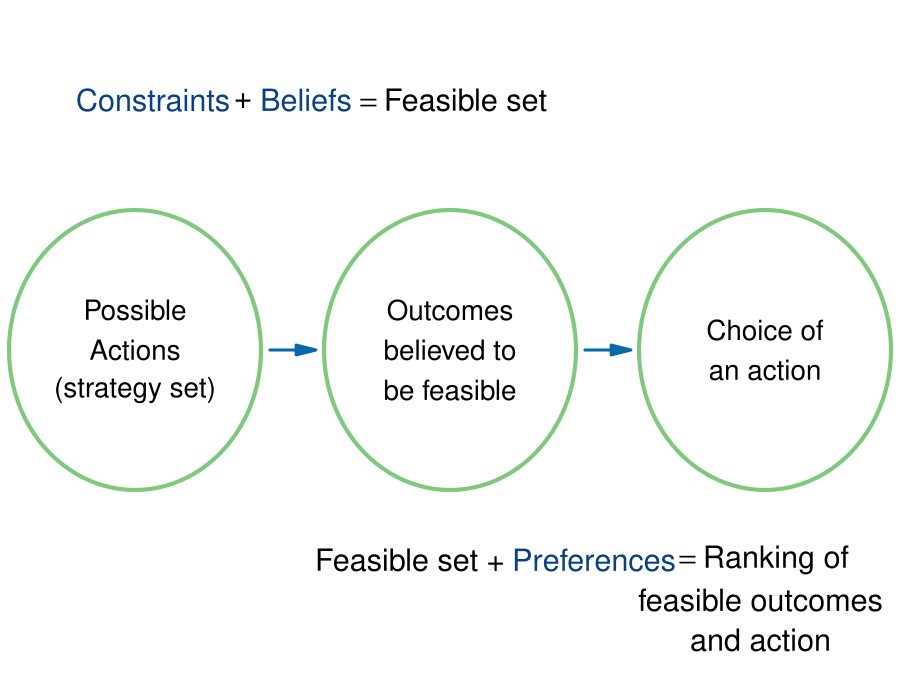

Source code (R):
require(shape)
library(plotrix)
pdf(file = "people/preferences_beliefs_constraints.pdf", width = 9, height = 7)

#Set parameters for graphics
axislabelsize <- 1.5
labelsize <- 1.8
actionlabelsize <- 1.7
graphlinewidth <- 3
segmentlinewidth <- 2
fadelevel <- 0.3
elwidth = 4

COL <- c("#7fc97f", "#beaed4", "#fdc086", "#ffff99", "#386cb0", "#f0027f", "#bf5b17", "#666666")
COLA <- c("#99d8c9","#66c2a4","#41ae76", "#238b45", "#005824")
COLB <- c("#4eb3d3", "#2b8cbe", "#0868ac","#084081")

par(mar =  c(0, 0, 0, 0))

xlims <- c(0, 10)
ylims <- c(1.5, 8.5)

npts <- 501 
x <- seq(xlims[1], xlims[2], length.out = npts)
y <- seq(ylims[1], ylims[2], length.out = npts) 

plot(0, 0, xlim = xlims, ylim = ylims, type = "n",
     xlab = expression(paste("")),
     ylab = expression(paste("")), 
     xaxt = "n", 
     yaxt = "n", 
     cex.lab = axislabelsize, 
     bty = "n",
     xaxs="i", 
     yaxs="i")

ticksy <- seq(from = 0, to = ylims[2], by = 2)
ylabels <- seq(from = 0, to = ylims[2], by = 2)
ticksx <- seq(from = 0, to = xlims[2], by = 2)
xlabels <- seq(from = 0, to = xlims[2], by = 2)


draw.ellipse(1.5, 5, a = 1.4, b = 1.4, border = COL[1], angle=c(0), lty=1, lwd = elwidth)
text(1.5, 5.4, expression(paste("Possible")), cex = actionlabelsize)
text(1.5, 5, expression(paste("Actions")), cex = actionlabelsize)
text(1.5, 4.6, expression(paste("(strategy set)")), cex = actionlabelsize)
text(1.7, 7.5, expression(paste("Constraints")), cex = labelsize, col = COLB[4])
text(2.7, 7.5, expression(paste("+")), cex = labelsize)
text(3.4, 7.5, expression(paste("Beliefs")), cex = labelsize, col = COLB[4])
text(5, 7.5, expression(paste(phantom()==phantom(), "Feasible set")), cex = labelsize)

Arrows(3, 5, 3.4, 5, col = COLB[3], lty = 1, lwd = 3, arr.type = "triangle")

draw.ellipse(5, 5, a = 1.4, b = 1.4, border = COL[1], angle=c(0), lty=1, lwd = elwidth)
text(5, 5.4, expression(paste("Outcomes")), cex = actionlabelsize)
text(5, 5, expression(paste("believed to")), cex = actionlabelsize)
text(5, 4.6, expression(paste("be feasible")), cex = actionlabelsize)


Arrows(6.5, 5, 6.9, 5, col = COLB[3], lty = 1, lwd = 3, arr.type = "triangle")

draw.ellipse(8.5, 5, a = 1.4, b = 1.4, border = COL[1], angle=c(0), lty=1, lwd = elwidth)
text(8.5, 5.2, expression(paste("Choice of")), cex = actionlabelsize)
text(8.5, 4.8, expression(paste("an action")), cex = actionlabelsize)

text(4.6, 2.9, expression(paste("Feasible set + ")), cex = labelsize)
text(6.6, 2.9, expression(paste("Preferences")), cex = labelsize, col = COLB[4])
text(8.45, 2.9, expression(paste(phantom()==phantom(), "Ranking of")), cex = labelsize)
text(8.45, 2.5, expression(paste("feasible outcomes")), cex = labelsize)
text(8.45, 2.1, expression(paste("and action")), cex = labelsize)

dev.off()
